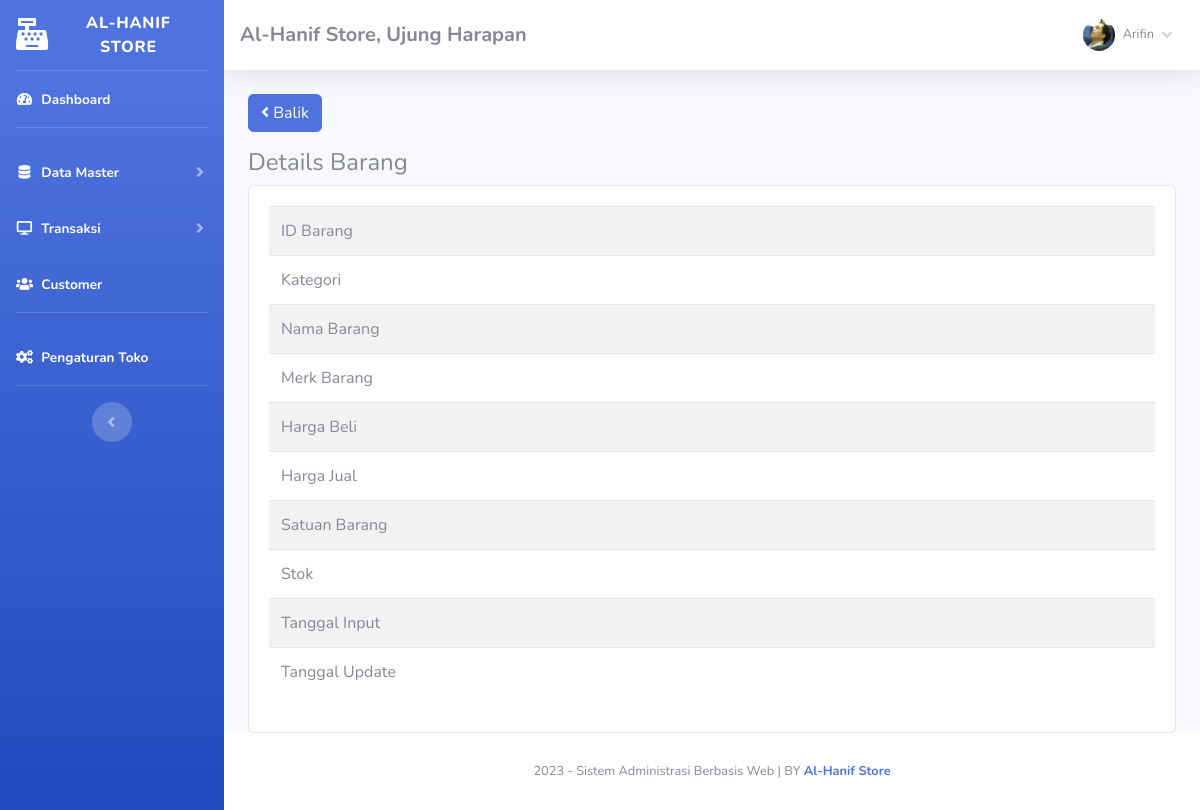
The app's page /index.php?page=barang/details&barang=BR003 (signed in), older data.
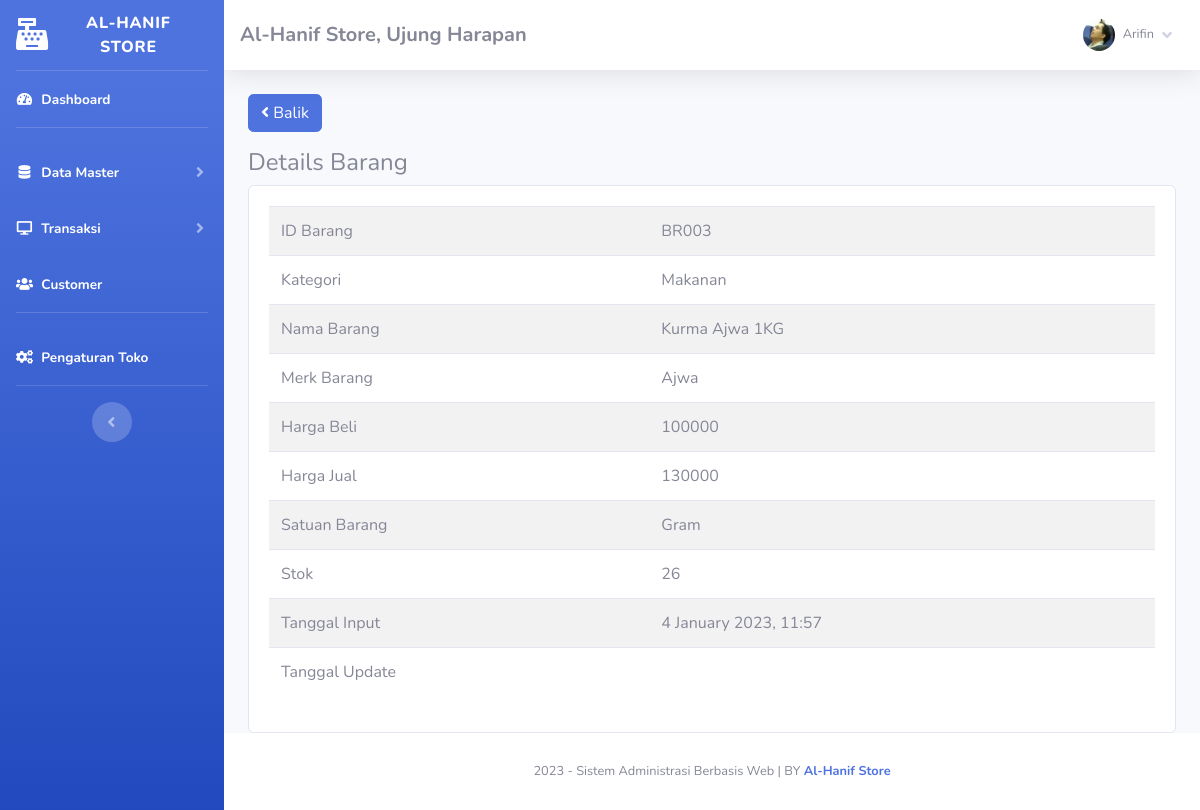
The same page, newer data.
### tables this page shows
CREATE TABLE `barang` (
  `id` int(11) NOT NULL,
  `id_barang` varchar(255) NOT NULL,
  `id_kategori` int(11) NOT NULL,
  `nama_barang` text NOT NULL,
  `merk` varchar(255) NOT NULL,
  `harga_beli` varchar(255) NOT NULL,
  `harga_jual` varchar(255) NOT NULL,
  `satuan_barang` varchar(255) NOT NULL,
  `stok` text NOT NULL,
  `tgl_input` varchar(255) NOT NULL,
  `tgl_update` varchar(255) DEFAULT NULL
);

CREATE TABLE `kategori` (
  `id_kategori` int(11) NOT NULL,
  `nama_kategori` varchar(255) NOT NULL,
  `tgl_input` varchar(255) NOT NULL
);

### fungsi/view/view.php (called while the page is built, shortened)
<?php
class view
{
    protected $db;
    public function __construct($db)
    {
        $this->db = $db;
    }
    public function barang_edit($id)
    {
        $sql = "select barang.*, kategori.id_kategori, kategori.nama_kategori
                from barang inner join kategori on barang.id_kategori = kategori.id_kategori
                where id_barang=?";
        $row = $this-> db -> prepare($sql);
        $row -> execute(array($id));
        $hasil = $row -> fetch();
        return $hasil;
    }
}

### admin/module/barang/details/index.php (the view, shortened to what this page needs)
<?php
	$id = $_GET['barang'];
	$hasil = $lihat -> barang_edit($id);
?>
<a href="index.php?page=barang" class="btn btn-primary mb-3"><i class="fa fa-angle-left"></i> Balik </a>
<h4>Details Barang</h4>
<div class="card card-body">
	<div class="table-responsive">
		<table class="table table-striped">
			<tr>
				<td>ID Barang</td>
				<td><?php echo $hasil['id_barang'];?></td>
			</tr>
			<tr>
				<td>Kategori</td>
				<td><?php echo $hasil['nama_kategori'];?></td>
			</tr>
			<tr>
				<td>Nama Barang</td>
				<td><?php echo $hasil['nama_barang'];?></td>
			</tr>
			<tr>
				<td>Merk Barang</td>
				<td><?php echo $hasil['merk'];?></td>
			</tr>
			<tr>
				<td>Harga Beli</td>
				<td><?php echo $hasil['harga_beli'];?></td>
			</tr>
			<tr>
				<td>Harga Jual</td>
				<td><?php echo $hasil['harga_jual'];?></td>
			</tr>
			<tr>
				<td>Satuan Barang</td>
				<td><?php echo $hasil['satuan_barang'];?></td>
			</tr>
			<tr>
				<td>Stok</td>
				<td><?php echo $hasil['stok'];?></td>
			</tr>
			<tr>
				<td>Tanggal Input</td>
				<td><?php echo $hasil['tgl_input'];?></td>
			</tr>
			<tr>
				<td>Tanggal Update</td>
				<td><?php echo $hasil['tgl_update'];?></td>
			</tr>
		</table>
	</div>
</div>

Row changes from the older to the newer data that the page shows:
added barang: id_barang "BR003", id_kategori.nama_kategori "Makanan", nama_barang "Kurma Ajwa 1KG", merk "Ajwa", harga_beli "100000", harga_jual "130000", satuan_barang "Gram", stok "26", tgl_input "4 January 2023, 11:57"
